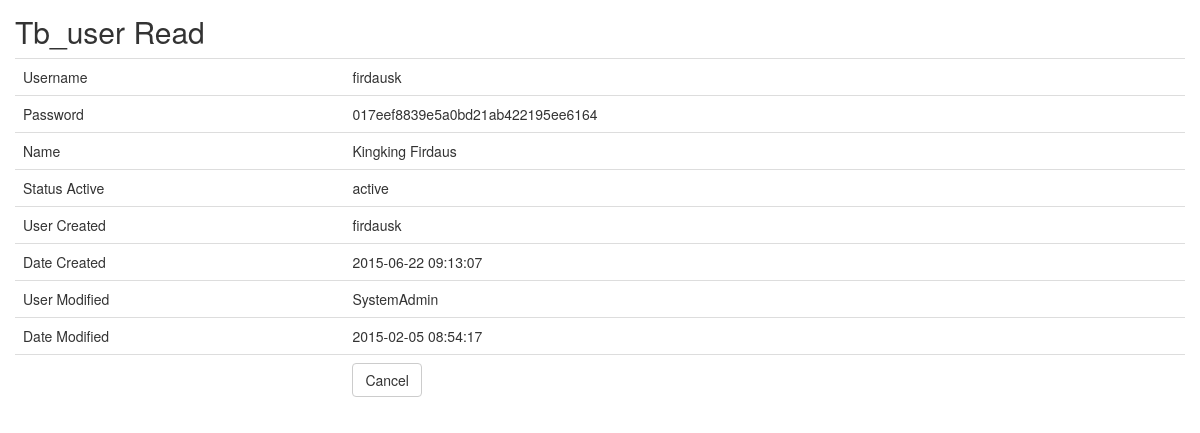
The app's page /tb_user/read/113.html with its own data.
### tables this page shows
CREATE TABLE `tb_user` (
  `id` int(11) NOT NULL AUTO_INCREMENT,
  `username` varchar(50) DEFAULT NULL,
  `password` varchar(32) DEFAULT NULL,
  `name` varchar(150) DEFAULT NULL,
  `status_active` varchar(10) DEFAULT NULL,
  `user_created` varchar(20) DEFAULT NULL,
  `date_created` datetime DEFAULT NULL,
  `user_modified` varchar(20) DEFAULT NULL,
  `date_modified` datetime DEFAULT NULL,
  PRIMARY KEY (`id`),
  KEY `username` (`username`)
);

### application/controllers/Tb_user.php (called while the page is built, shortened)
<?php
class Tb_user extends CI_Controller
{
    function __construct()
    {
        $this->load->model('Tb_user_model');
        $this->load->library('form_validation');
    }
    public function read($id)
    {
        $row = $this->Tb_user_model->get_by_id($id);
        if ($row) {
            $data = array(
		'id' => $row->id,
		'username' => $row->username,
		'password' => $row->password,
		'name' => $row->name,
		'status_active' => $row->status_active,
		'user_created' => $row->user_created,
		'date_created' => $row->date_created,
		'user_modified' => $row->user_modified,
		'date_modified' => $row->date_modified,
	    );
            $this->load->view('tb_user/tb_user_read', $data);
        } else {
            $this->session->set_flashdata('message', 'Record Not Found');
            redirect(site_url('tb_user'));
        }
    }
}

### index.php (called while the page is built, shortened)
<?php
require_once BASEPATH.'core/CodeIgniter.php';

### application/models/Tb_user_model.php (called while the page is built, shortened)
<?php
class Tb_user_model extends CI_Model
{
    public $table = 'tb_user';
    public $id = 'id';
    function get_by_id($id)
    {
        $this->db->where($this->id, $id);
        return $this->db->get($this->table)->row();
    }
}

### application/views/tb_user/tb_user_read.php (the view, shortened to what this page needs)
<!doctype html>
<html>
    <head>
        <link rel="stylesheet" href="<?php echo base_url('assets/bootstrap/css/bootstrap.min.css') ?>"/>
    </head>
    <body>
        <h2 style="margin-top:0px">Tb_user Read</h2>
        <table class="table">
	    <tr><td>Username</td><td><?php echo $username; ?></td></tr>
	    <tr><td>Password</td><td><?php echo $password; ?></td></tr>
	    <tr><td>Name</td><td><?php echo $name; ?></td></tr>
	    <tr><td>Status Active</td><td><?php echo $status_active; ?></td></tr>
	    <tr><td>User Created</td><td><?php echo $user_created; ?></td></tr>
	    <tr><td>Date Created</td><td><?php echo $date_created; ?></td></tr>
	    <tr><td>User Modified</td><td><?php echo $user_modified; ?></td></tr>
	    <tr><td>Date Modified</td><td><?php echo $date_modified; ?></td></tr>
	    <tr><td></td><td><a href="<?php echo site_url('tb_user') ?>" class="btn btn-default">Cancel</a></td></tr>
	</table>
        </body>
</html>

### application/views/tb_user/tb_user_read.php (style rules this page uses)
body { padding: 15px; }

### records on screen
tb_user: username "firdausk", password "017eef8839e5a0bd21ab422195ee6164", name "Kingking Firdaus", status_active "active", user_created "firdausk", date_created "2015-06-22 09:13:07", user_modified "SystemAdmin", date_modified "2015-02-05 08:54:17"
